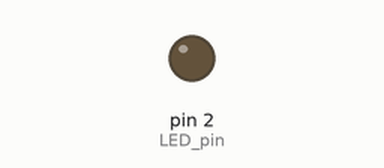
Bench run of a sketch on a simulated Arduino Uno, built with avr-gcc and run on an emulated ATmega328P. On the bench: output pins drawn as LEDs (lit = HIGH).

Above: at 2.0 s.
At 6.2 s:
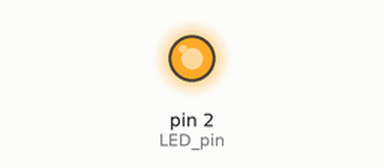
Timing chart, 0 to 10.9 s (numbered marks = the images above):
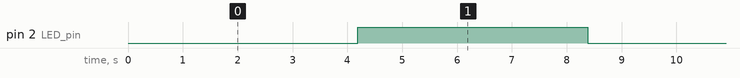

Measured:
- by itself, pin 2 (LED_pin): alternates HIGH for 4.2 s and LOW for 4.2 s

The sketch:

ornek17_timer_overflow.ino
```cpp
//   16000000/1024=15625 Hz    Timer1=65536   Kesme aralıgı=65536*(1/15625)=4,19sn
#define LED_pin 2             // LEDi 2. pine bagla
bool durum=false;

void setup()
{
  pinMode(LED_pin, OUTPUT);   // led pinleri cikis yap
  cli(); 		// tüm interruptları durdur

  TCCR1A=0;
  TCCR1B=0;

  TCCR1B |= B00000101;	// prescaler degeri ayarla,1024
  TIMSK1 |= B00000001; // overflow interruptını enable et

  sei();		//Tüm interruptları çalıştır.
}

void loop()
{
  delay(300);                   // buton arkının sönmesini bekle
}

ISR(TIMER1_OVF_vect)
{
  durum=!durum;
  digitalWrite(LED_pin, durum);
}
```
